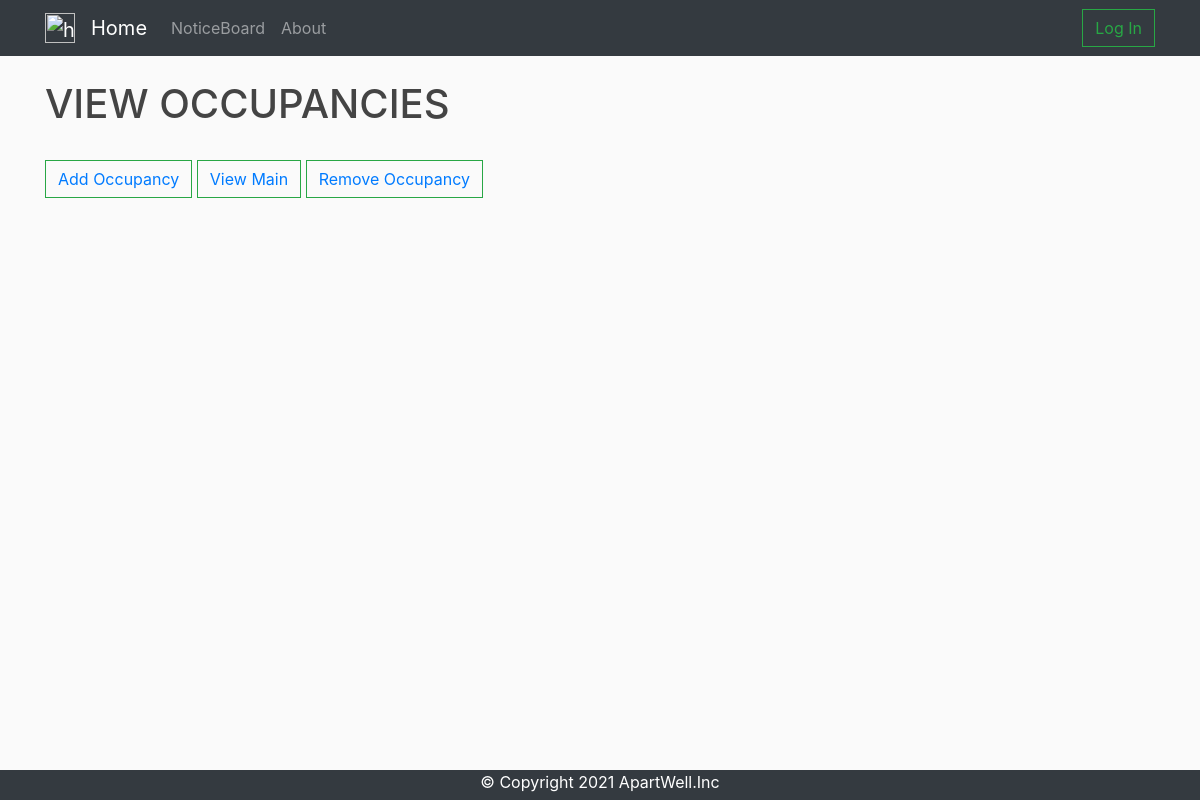
The page /view/view_occupancy/ on the database as committed earlier.
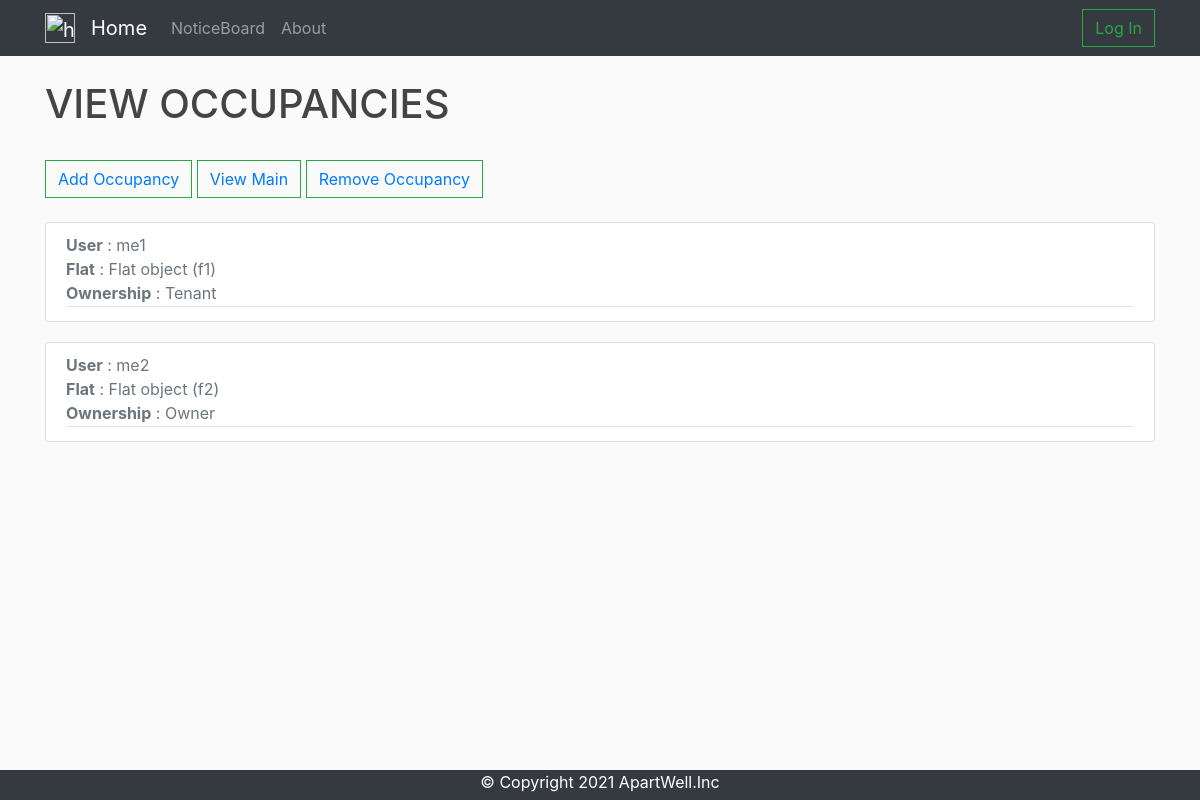
The same page on the database as committed later.
### buildings/models.py (models this page shows)
class Occupies(models.Model):
	flat_id = models.ForeignKey(Flat, on_delete=models.CASCADE)
	user_id = models.ForeignKey(User, on_delete=models.CASCADE)
	ownership = models.CharField(max_length=10, choices=ownership_choices)

class Flat(models.Model):
	flat_id = models.CharField(max_length=10, primary_key=True)
	flat_no = models.CharField(max_length=20)
	flat_type = models.IntegerField()
	flat_area = models.IntegerField(default=0)
	vaccancy = models.IntegerField(default=0)
	building_id = models.ForeignKey(Building, on_delete=models.CASCADE)

### buildings/views.py (the view)
# urls.py: path('view/view_occupancy/',views.view_occupancy, name="view_occupancy"),
def view_occupancy(request):
	context = {'occupies': Occupies.objects.all()}
	return render(request, 'buildings/view_occupancy.html', context)

### buildings/templates/buildings/view_occupancy.html (shortened to what this page needs)
{% extends 'base.html' %}
{% load static %}
{% block content %}
<!DOCTYPE html>
<html>
  <head>
  	<link rel="stylesheet" href="{% static 'table.css' %}">
  </head>
  <body>
    <h1>VIEW OCCUPANCIES</h1>
    <br>
    <div  id = "looodge_complaint_button">
       <button class="btn btn-outline-success my-1 my-sm-0"><a href="/view/add_occupancy">Add Occupancy</a></button>
      <button class="btn btn-outline-success my-2 my-sm-0"><a href="/view/">View Main</a></button>
      <button class="btn btn-outline-success my-2 my-sm-0"><a href="/view/remove_occupancy">Remove Occupancy</a></button>
    </div>
    <br>
      {% for complaint in occupies %}
        <article class="media content-section">
        <div class="media-body">
          <div class="article-metadata">
            <medium class="text-muted"><b>User</b> : {{ complaint.user_id }}</br></medium>
            <medium class="text-muted"><b>Flat</b> : {{ complaint.flat_id }}</br></medium>
            <medium class="text-muted"><b>Ownership</b> : {{ complaint.ownership }}</br></medium>
          </div>
        </div>
        </article>
      {% endfor %}
  </body>
</html>
{% endblock %}

Rows that differ between the two databases and show on the page:
added Occupies: user_id "me1", flat_id "Flat object (f1)", ownership "Tenant"
added Occupies: user_id "me2", flat_id "Flat object (f2)", ownership "Owner"
